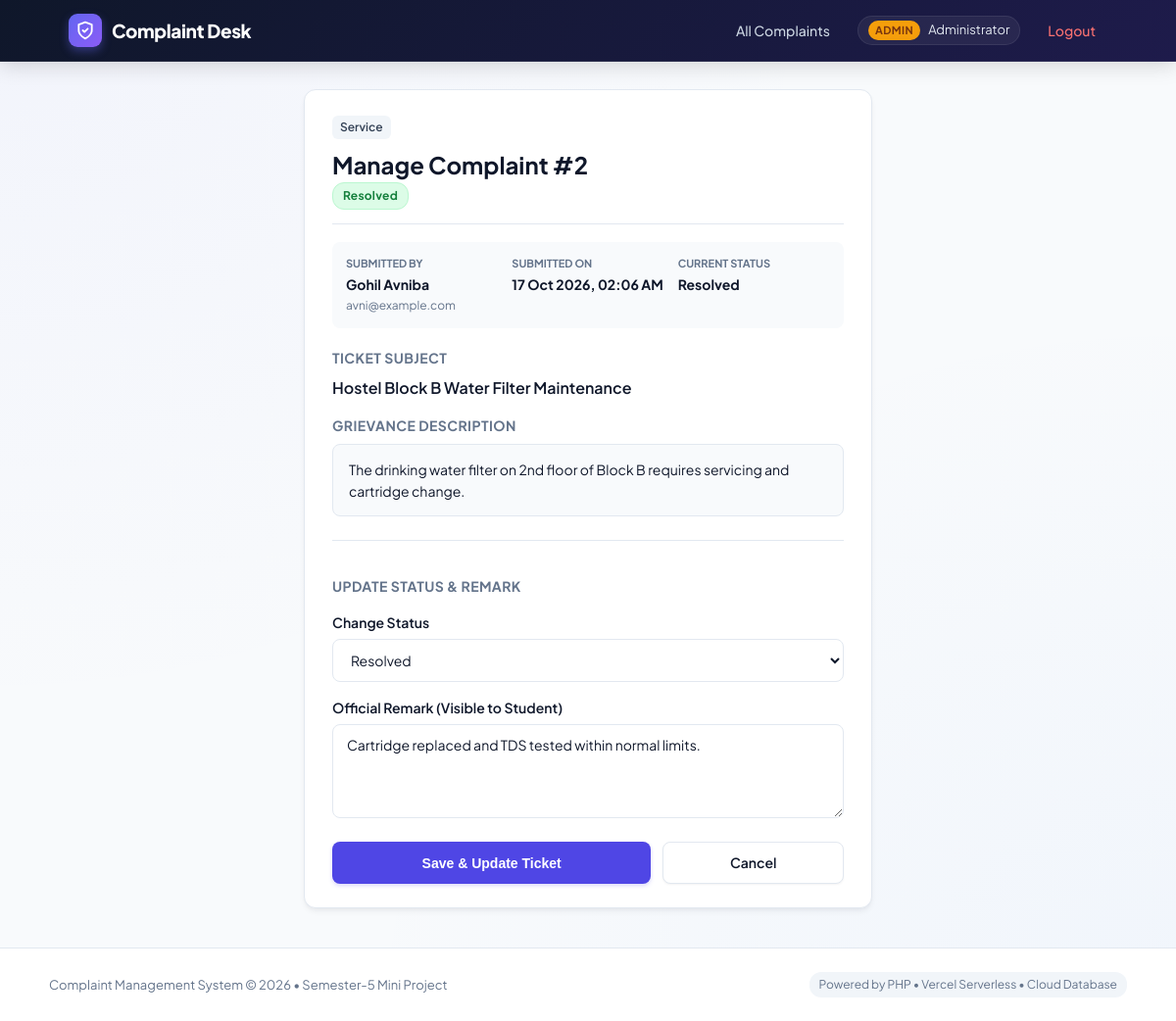
The app's page /admin/update.php?id=2 (signed in) with its own data.
### tables this page shows
CREATE TABLE complaints (
            id INTEGER PRIMARY KEY AUTOINCREMENT,
            user_id INTEGER NOT NULL,
            title TEXT NOT NULL,
            category TEXT NOT NULL,
            description TEXT NOT NULL,
            status TEXT NOT NULL DEFAULT "Pending",
            admin_remark TEXT NULL,
            created_at DATETIME DEFAULT CURRENT_TIMESTAMP,
            updated_at DATETIME DEFAULT CURRENT_TIMESTAMP,
            FOREIGN KEY (user_id) REFERENCES users(id) ON DELETE CASCADE
        );

CREATE TABLE users (
            id INTEGER PRIMARY KEY AUTOINCREMENT,
            name TEXT NOT NULL,
            email TEXT NOT NULL UNIQUE,
            password TEXT NOT NULL,
            role TEXT NOT NULL DEFAULT "user",
            created_at DATETIME DEFAULT CURRENT_TIMESTAMP
        );

### admin/update.php (the view, shortened to what this page needs)
<?php
require __DIR__ . "/../config.php";
$id = (int)($_GET["id"] ?? 0);
$q = $pdo->prepare("SELECT c.*, u.name AS user_name, u.email AS user_email FROM complaints c JOIN users u ON u.id=c.user_id WHERE c.id=?");
$q->execute([$id]);
$c = $q->fetch();
require __DIR__ . "/../includes/header.php";
?>
<div class="card narrow">
  <div class="row-between" style="border-bottom: 1px solid var(--border); padding-bottom: 14px; margin-bottom: 18px;">
    <div>
      <span class="category-tag"><?= e($c["category"]) ?></span>
      <h2 style="margin: 8px 0 0;">Manage Complaint #<?= $c["id"] ?></h2>
    </div>
    <div><?= badge($c["status"]) ?></div>
  </div>
  <div class="meta-grid">
    <div class="meta-item">
      <span class="meta-label">Submitted By</span>
      <span class="meta-val"><?= e($c["user_name"]) ?></span>
      <div class="subtext"><?= e($c["user_email"] ?? "") ?></div>
    </div>
    <div class="meta-item">
      <span class="meta-label">Submitted On</span>
      <span class="meta-val"><?= e(date("d M Y, h:i A", strtotime($c["created_at"]))) ?></span>
    </div>
    <div class="meta-item">
      <span class="meta-label">Current Status</span>
      <span class="meta-val"><?= e($c["status"]) ?></span>
    </div>
  </div>
  <div class="detail-block">
    <h4>Ticket Subject</h4>
    <p style="font-weight: 600; font-size: 16px; margin: 0 0 10px;"><?= e($c["title"]) ?></p>
    <h4>Grievance Description</h4>
    <div class="description-box"><?= nl2br(e($c["description"])) ?></div>
  </div>
  <div class="detail-block" style="margin-top: 24px; border-top: 1px solid var(--border); padding-top: 20px;">
    <h4>Update Status & Remark</h4>
    <form method="post">
      <label>Change Status</label>
      <select name="status">
        <?php foreach (STATUSES as $s): ?>
          <option value="<?= e($s) ?>" <?= $s === $c["status"] ? "selected" : "" ?>><?= e($s) ?></option>
        <?php endforeach; ?>
      </select>
      <label>Official Remark (Visible to Student)</label>
      <textarea name="admin_remark" rows="4" placeholder="Enter resolution details, assigned technician, or reason for decision..."><?= e($c["admin_remark"]) ?></textarea>
      <div style="display: flex; gap: 12px; margin-top: 18px;">
        <button class="btn" type="submit" style="flex: 2;">Save & Update Ticket</button>
        <a class="btn secondary" href="<?= BASE_URL ?>/admin/dashboard.php" style="flex: 1; text-align: center;">Cancel</a>
      </div>
    </form>
  </div>
</div>
<?php require __DIR__ . "/../includes/footer.php"; ?>

### config.php (shortened to what this page needs)
<?php
function e($v) {
    return htmlspecialchars((string)$v, ENT_QUOTES, 'UTF-8');
}
function badge(string $status): string {
    $cls = strtolower(str_replace(' ', '-', $status));
    return '<span class="badge ' . $cls . '">' . e($status) . '</span>';
}

### assets/style.css (style rules this page uses)
:root { --primary: #4f46e5; --primary-hover: #4338ca; --primary-light: #eef2ff; --primary-border: #c7d2fe; --text-main: #0f172a; --text-muted: #64748b; --bg-page: #f8fafc; --card-bg: #ffffff; --border: #e2e8f0; --radius-sm: 8px; --radius: 12px; --radius-lg: 16px; --shadow-sm: 0 1px 2px 0 rgba(0, 0, 0, 0.05); --shadow: 0 4px 6px -1px rgba(15, 23, 42, 0.06), 0 2px 4px -2px rgba(15, 23, 42, 0.04); --shadow-lg: 0 12px 24px -4px rgba(15, 23, 42, 0.08), 0 4px 8px -2px rgba(15, 23, 42, 0.04); --font-family: 'Plus Jakarta Sans', -apple-system, BlinkMacSystemFont, 'Segoe UI', Roboto, sans-serif; }
* { box-sizing: border-box; }
body { margin: 0; font-family: var(--font-family); background-color: var(--bg-page); background-image: radial-gradient(at 0% 0%, rgba(99, 102, 241, 0.04) 0px, transparent 50%), radial-gradient(at 100% 100%, rgba(59, 130, 246, 0.04) 0px, transparent 50%); color: var(--text-main); line-height: 1.5; -webkit-font-smoothing: antialiased; }
.card { background: var(--card-bg); border: 1px solid var(--border); border-radius: var(--radius); padding: 24px 28px; box-shadow: var(--shadow); margin-bottom: 24px; }
.narrow { max-width: 580px; margin-left: auto; margin-right: auto; }
label { display: block; margin: 16px 0 6px; font-weight: 600; font-size: 14px; color: var(--text-main); }
input, select, textarea { width: 100%; padding: 11px 14px; border: 1px solid var(--border); border-radius: var(--radius-sm); font-family: inherit; font-size: 14px; color: var(--text-main); background: #ffffff; transition: border-color 0.15s ease, box-shadow 0.15s ease; }
textarea { resize: vertical; }
.btn { display: inline-flex; align-items: center; justify-content: center; padding: 10px 20px; background: var(--primary); color: #ffffff; border: 0; border-radius: var(--radius-sm); font-weight: 600; font-size: 14px; cursor: pointer; text-decoration: none; transition: all 0.15s ease; box-shadow: 0 2px 4px rgba(79, 70, 229, 0.2); }
.btn.secondary { background: #ffffff; color: var(--text-main); border: 1px solid var(--border); box-shadow: var(--shadow-sm); }
.subtext { font-size: 12px; color: var(--text-muted); margin-top: 2px; }
.category-tag { display: inline-block; background: #f1f5f9; color: #334155; font-size: 12px; font-weight: 600; padding: 3px 8px; border-radius: 6px; }
.badge { display: inline-block; padding: 4px 10px; border-radius: 12px; font-size: 12px; font-weight: 700; letter-spacing: 0.02em; }
.badge.resolved { background: #dcfce7; color: #15803d; border: 1px solid #bbf7d0; }
.meta-grid { display: grid; grid-template-columns: repeat(auto-fit, minmax(140px, 1fr)); gap: 14px; background: #f8fafc; padding: 14px; border-radius: var(--radius-sm); margin-bottom: 20px; }
.meta-label { display: block; font-size: 11px; font-weight: 700; text-transform: uppercase; color: var(--text-muted); }
.meta-val { display: block; font-size: 14px; font-weight: 700; color: var(--text-main); margin-top: 2px; }
.detail-block h4 { margin: 16px 0 8px; font-size: 14px; color: var(--text-muted); text-transform: uppercase; letter-spacing: 0.03em; }
.description-box { background: #f8fafc; border: 1px solid var(--border); padding: 14px 16px; border-radius: var(--radius-sm); font-size: 14px; line-height: 1.6; }

### records on screen
complaints: category "Service", id "2", status "Resolved", user.name "Gohil Avniba", user.email "avni@example.com", created_at "17 Oct 2026, 02:06 AM", title "Hostel Block B Water Filter Maintenance", description "The drinking water filter on 2nd floor of Block B requires servicing and cartridge change.", admin_remark "Cartridge replaced and TDS tested within normal limits."

### other values on screen
$_SESSION["user"]["role"] "ADMIN"
$_SESSION["user"]["name"] "Administrator"
form field status "Resolved"
